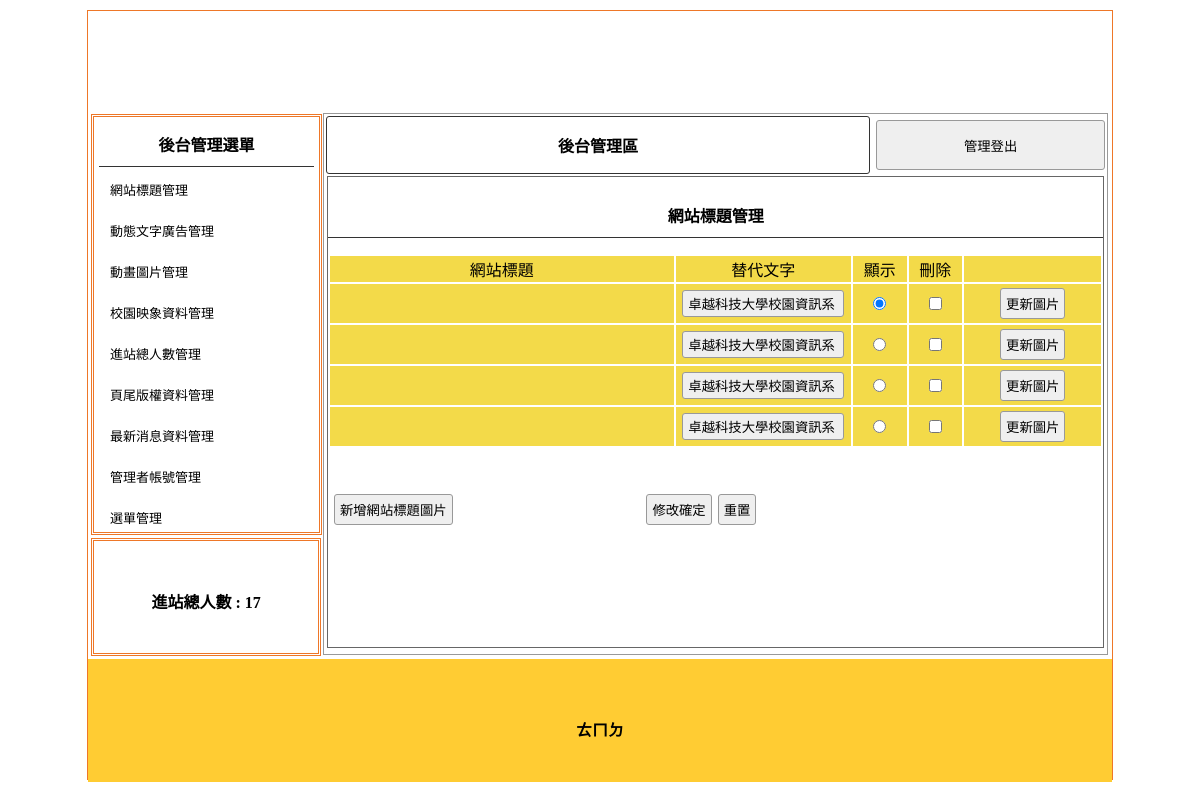
Screenshot of /web01_3/admin.php (signed in) with the database file from the repository.
### tables this page shows
CREATE TABLE `titles` (
  `id` int(11) UNSIGNED NOT NULL,
  `title` text NOT NULL,
  `alt` text NOT NULL,
  `display` int(1) NOT NULL
);

CREATE TABLE `totals` (
  `total` int(11) NOT NULL
);

CREATE TABLE `bottoms` (
  `bottom` text NOT NULL
);

### web01_3/_config.php (called while the page is built, shortened)
<?php
  try{
    $conn=new PDO("mysql:host=127.0.0.1;dbname=wda_1_1;charset=UTF8;","root","");
  }catch(PDOException $ex){
    echo $ex->getMessage();
  }
  $result=$conn->query("select * from titles where display = 1;");
  while($row=$result->fetch(PDO::FETCH_ASSOC)){
    $titles=$row;
  }
  $result=$conn->query("select * from totals;");
  while($row=$result->fetch(PDO::FETCH_ASSOC)){
    $totals=$row;
  }
  $result=$conn->query("select * from bottoms;");
  while($row=$result->fetch(PDO::FETCH_ASSOC)){
    $bottoms=$row;
  }
?>

### web01_3/a1_main.php (the view, shortened to what this page needs)
<?php
$sql = "select * from titles";
$result = $conn->query($sql);
?>
<div style="width:99%; height:87%; margin:auto; overflow:auto; border:#666 1px solid;">
<p class="t cent botli">網站標題管理</p>
<form method="post">
<table width="100%">
  <tbody>
  <tr class="yel">
    <td width="45%">網站標題</td>
    <td width="23%">替代文字</td>
    <td width="7%">顯示</td>
    <td width="7%">刪除</td>
    <td></td>
  </tr>
  <?php while ($row = $result->fetch(PDO::FETCH_ASSOC)) {?>
  <tr class="yel">
    <td width="45%"><img src="upload/<?=$row['title']?>" alt="<?=$ow['alt']?>" width='300px' hight='30px'></td>
    <td width="23%">
      <input type="text" name="alt[]" value="<?=$row['alt']?>"/>
    </td>
    <td width="7%"><input name="display" type="radio" value="<?=$row['id']?>" <?=($row['display'] == 1 ? 'checked' : '')?>/></td>
    <td width="7%"><input name="del[]" type="checkbox" value="<?=$row['id']?>" /></td>
    <td><input type="button" value="更新圖片" onclick="op('#cover','#cvr','a1_update.php?id=<?=$row['id']?>')"></td>
  </tr>
  <?php }?>
  </tbody>
</table>
<table style="margin-top:40px; width:70%;">
  <tbody>
    <tr>
      <td width="200px"><input type="button" onclick="op('#cover','#cvr','a1_add.php?do=title')" value="新增網站標題圖片"></td>
      <td class="cent"><input type="submit" value="修改確定"><input type="reset" value="重置"></td>
    </tr>
  </tbody>
</table>
</form>
</div>

### web01_3/admin.php (shortened to what this page needs)
<?php
include_once('_config.php');
?>
<!DOCTYPE html PUBLIC "-//W3C//DTD XHTML 1.0 Transitional//EN" "http://www.w3.org/TR/xhtml1/DTD/xhtml1-transitional.dtd">
<html xmlns="http://www.w3.org/1999/xhtml"><head><meta http-equiv="Content-Type" content="text/html; charset=UTF-8">
<link href="assets/css.css" rel="stylesheet" type="text/css">
</head>
<body>
	<div id="main">
    	    	<a title="<?=$titles['alt']?>" href="index1.php"><div class="ti" style="background:url('upload/<?=$titles['title']?>'); background-size:cover;"></div></a>
        	<div id="ms">
             	<div id="lf" style="float:left;">
<div id="menuput" class="dbor">
<span class="t botli">後台管理選單</span>
<a style="color:#000; font-size:13px; text-decoration:none;" href="?do=admin&redo=title"><div class="mainmu">網站標題管理</div></a>
<a style="color:#000; font-size:13px; text-decoration:none;" href="?do=admin&redo=ad"><div class="mainmu">動態文字廣告管理</div></a>
<a style="color:#000; font-size:13px; text-decoration:none;" href="?do=admin&redo=mvim"><div class="mainmu">動畫圖片管理</div></a>
<a style="color:#000; font-size:13px; text-decoration:none;" href="?do=admin&redo=image"><div class="mainmu">校園映象資料管理</div></a>
<a style="color:#000; font-size:13px; text-decoration:none;" href="?do=admin&redo=total"><div class="mainmu">進站總人數管理</div></a>
<a style="color:#000; font-size:13px; text-decoration:none;" href="?do=admin&redo=bottom"><div class="mainmu">頁尾版權資料管理</div></a>
<a style="color:#000; font-size:13px; text-decoration:none;" href="?do=admin&redo=news"><div class="mainmu">最新消息資料管理</div></a>
<a style="color:#000; font-size:13px; text-decoration:none;" href="?do=admin&redo=admin"><div class="mainmu">管理者帳號管理</div></a>
<a style="color:#000; font-size:13px; text-decoration:none;" href="?do=admin&redo=menu1"><div class="mainmu">選單管理</div></a>
</div>
                    <div class="dbor" style="margin:3px; width:95%; height:20%; line-height:100px;">
                    	<span class="t">進站總人數 : <?=$totals['total']?></span>
                    </div>
        		</div>
                <div class="di" style="height:540px; border:#999 1px solid; width:76.5%; margin:2px 0px 0px 0px; float:left; position:relative; left:20px;">
                                                    <table width="100%">
                                	<tbody><tr>
                                    	<td style="width:70%;font-weight:800; border:#333 1px solid; border-radius:3px;" class="cent"><a href="?do=admin" style="color:#000; text-decoration:none;">後台管理區</a></td>
										<td><button onclick="lo('logout.php')" style="width:99%; margin-right:2px; height:50px;">管理登出</button></td>
                                    </tr>
                                </tbody></table>
<?php Include_once($list[$_GET['redo']]);?>
                                                </div>
                             </div>
            	<div style="width:1024px; left:0px; position:relative; background:#FC3; margin-top:4px; height:123px; display:block;">
                	<span class="t" style="line-height:123px;"><?=$bottoms['bottom']?></span>
                </div>
    </div>
</body></html>

### web01_3/assets/css.css (style rules this page uses)
body { padding:0px; margin:0px; }
#main { width:1024px; height:768px; margin:10px auto 10px auto; border:#EE7728 1px solid; position:relative; }
.ti { width:100%; height:100px; position:relative; background-size:cover; background-repeat:no-repeat; }
.dbor { border:#EE7728 double 3px; margin:1px; padding:2px 10px 2px 10px; }
.t { font-weight:800; display:block; text-align:center; padding:10px 1px 10px 1px; }
.botli { border-bottom:#333 1px solid; }
.mainmu { position:relative; border-radius:10px; background:url(icon/menu.fw.png) center no-repeat; background-size:cover; line-height:30px; padding:2px 10px 2px 10px; margin:7px 1px 7px 1px; }
#lf { height:540px; width:21%; display:inline-block; }
#menuput { width:100%; height:75%; position:relative; padding:5px; display:block; margin: 3px; }
.di { display:inline-block; }
.cent { text-align:center; }
input,button { border:#999 1px solid; border-radius:3px; background:#EFEFEF; padding:5px; margin:3px; }
input[type=text],input[type=password] { width:150px; }
.yel td { background:#F3DA49; text-align:center; }

### rows the page displays
titles: alt "卓越科技大學校園資訊系", display "☑"
totals: total "17"
titles: alt "卓越科技大學校園資訊系"
titles: alt "卓越科技大學校園資訊系"
titles: alt "卓越科技大學校園資訊系"
bottoms: bottom "ㄊㄇㄉ"
